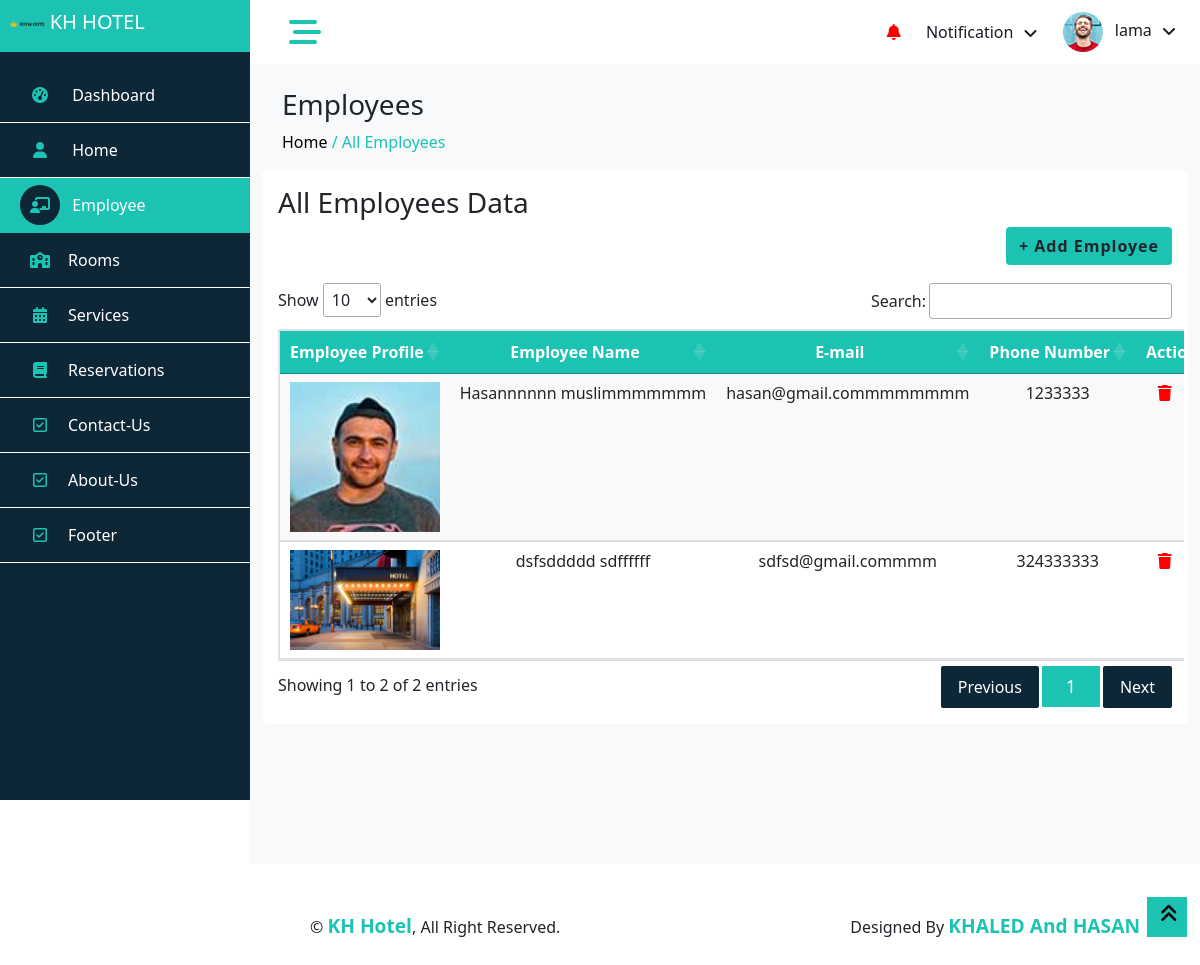
Screenshot of /employeeDetails.php (signed in) with the database file from the repository.
### tables this page shows
CREATE TABLE `employees` (
  `employee_id` int(10) UNSIGNED NOT NULL,
  `user_id` int(10) UNSIGNED NOT NULL,
  `position` varchar(255) NOT NULL,
  `salary` int(11) NOT NULL,
  `image` varchar(255) NOT NULL,
  `start_date` date NOT NULL,
  `end_date` date NOT NULL
);

CREATE TABLE `users` (
  `user_id` int(10) UNSIGNED NOT NULL,
  `FirstName` varchar(255) NOT NULL,
  `LastName` varchar(255) NOT NULL,
  `email` varchar(255) NOT NULL,
  `phone_number` int(255) NOT NULL,
  `nationality` varchar(50) NOT NULL,
  `user_type` varchar(255) NOT NULL,
  `password` varchar(255) NOT NULL
);

### employeeDetails.php (the view, shortened to what this page needs)
<?php
include('connect.php');
require('common/header.php');
$sql = "SELECT employees.*, users.* FROM employees INNER JOIN users ON employees.user_id = users.user_id";
$result = $conn->query($sql);
$employees = $result->fetch_all(MYSQLI_ASSOC);
?>
<body>
    <div class="container-fluid position-relative bg-white d-flex p-0">
        <?php require('common/sidebar.php'); ?>
        <div class="content">
            <?php require('common/navbar.php'); ?>
            <div class="container-fluid pt-4 min-vh-100 bg-light">
                <div class="row ms-2">
                    <h3>Employees</h3>
                    <a href="index.php" style="color: black;">
                        <p>Home
                    </a> <span style="color: #1cc3b2;"> / <a href="employeeDetails.php" style="color:#1cc3b2">All
                            Employees</a></span></p>
                </div>
                <div class="card height-auto border-0">
                    <div class="card-body">
                        <div class="heading-layout1">
                            <div class="item-title">
                                <h3>All Employees Data</h3>
                            </div>
                        </div>
                        <button type="button" class="btn float-end btn-width-sm text-dark" data-bs-toggle="modal" data-bs-target="#myModal" style="background-color: #1cc3b2;color:white; border-radius:4px; letter-spacing:1px;font-weight:bold ">
                            + Add Employee </button>
                        <div class="card-body">
                        </div>
                        <div class=" row mt-4">
                            <div class="table-bordered table-responsive table-hover">
                                <table class="table display data-table text-nowrap table-striped" id="dataTable" role="grid">
                                    <thead>
                                        <tr role="row">
                                            <th class="sorting text-center text-white" style="background-color: #1cc3b2;">Employee Profile</th>
                                            <th class="sorting text-center text-white" style="background-color: #1cc3b2;">Employee Name</th>
                                            <th class="sorting text-center text-white" style="background-color: #1cc3b2;">E-mail</th>
                                            <th class="sorting text-center text-white" style="background-color: #1cc3b2;">Phone Number</th>
                                            <th class="sorting text-center text-white" style="background-color: #1cc3b2;">Action</th>
                                        </tr>
                                    </thead>
                                    <tbody>
                                        <?php foreach ($employees as $emp) {
                                        ?>
                                            <tr class="text-center">
                                                <td id="" style="width: 5%; height:5%">
                                                    <img src="img/employee/<?php echo $emp['image'] ?>" width="100%" alt="">
                                                </td>
                                                <td id=""><?php echo $emp['FirstName'] . " " . $emp['LastName']; ?>
                                                </td>
                                                <td id=""><?php echo $emp['email']; ?>
                                                </td>
                                                <td id="">
                                                    <?php echo $emp['phone_number']; ?></td>
                                                <td>
                                                    <a href="#" onclick="confirmDelete(<?php echo $emp['employee_id']; ?>, '<?php echo $emp['FirstName']; ?>');">
                                                        <i class="fa-solid fa-trash" style="color: red; margin-right: 10px;" title="Delete"></i>
                                                    </a>
                                                </td>
                                            </tr>
                                        <?php
                                        } ?>
                                    </tbody>
                                </table>
                            </div>
                        </div>
                    </div>
                </div>
            </div>
            <div class="container-fluid">
                <?php require('common/footer.php'); ?>
            </div>
        </div>
        <a href="#" class="btn btn-lg  btn-lg-square back-to-top  bg-yellow" style="border-radius:0px"><i class="fa fa-angle-double-up" style="color: black;"></i></a>
    </div>
</body>
</html>

### css/style.css (style rules this page uses)
:root { --primary: blue; --light: #F3F6F9; --dark: #191C24; }
.back-to-top { position: fixed; display: none; right: 13px; bottom: 28px; z-index: 99; }
.btn { transition: .5s; }
.btn-lg-square { width: 40px; height: 40px; }
.btn-square, .btn-sm-square, .btn-lg-square { padding: 0; display: inline-flex; align-items: center; justify-content: center; font-weight: normal; border-radius: 0px; }
.content { margin-left: 250px; min-height: 100vh; background: #FFFFFF; transition: 0.5s; }
@media (min-width: 992px) { .content { width: calc(100% - 250px); } }
.bg-yellow { background-color: #1cc3b2 !important; }

### rows the page displays
employees: image (picture), user.FirstName "Hasannnnnn", user.LastName "muslimmmmmmm", user.email "hasan@gmail.commmmmmmm", user.phone_number "1233333"
employees: image (picture), user.FirstName "dsfsddddd", user.LastName "sdffffff", user.email "sdfsd@gmail.commmm", user.phone_number "324333333"

### other values shown
$_SESSION['firstName'] "lama"
